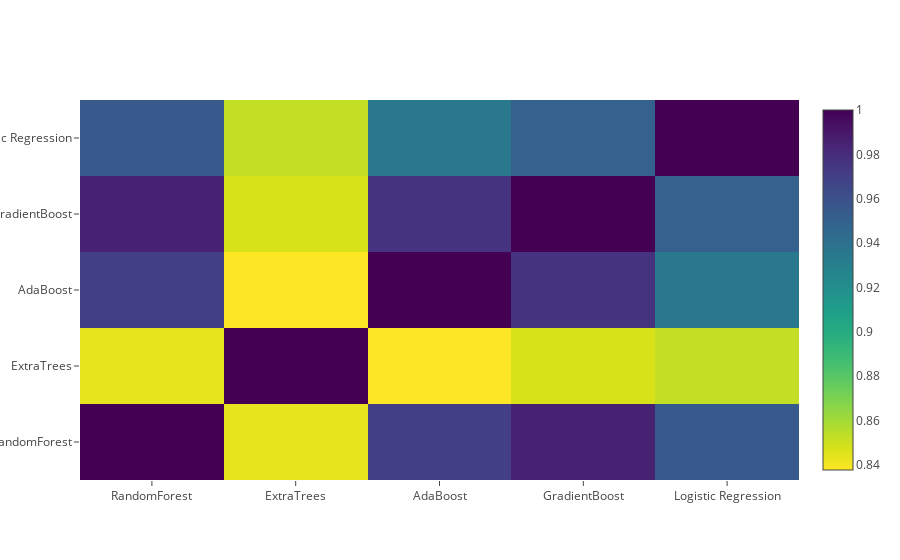

The code cell stored with this chart in its notebook:
### Markdown cell above
### Correlation Heatmap of the Second Level Training set

### Code cell
data = [
    go.Heatmap(
        z= base_predictions_train.astype(float).corr().values ,
        x=base_predictions_train.columns.values,
        y= base_predictions_train.columns.values,
          colorscale='Viridis',
            showscale=True,
            reversescale = True
    )
]
py.iplot(data, filename='labelled-heatmap')

### Figure 1 — Plotly figure (JSON) as saved in the notebook; plotly's stock layout.template omitted (floating-point values rounded to 4 significant figures)
{"data": [{"colorscale": "Viridis", "reversescale": true, "showscale": true, "type": "heatmap", "uid": "32499365-0263-4380-a3b7-bab0f0dade9d", "x": ["RandomForest", "ExtraTrees", "AdaBoost", "GradientBoost", "Logistic Regression"], "y": ["RandomForest", "ExtraTrees", "AdaBoost", "GradientBoost", "Logistic Regression"], "z": [[1, 0.8434, 0.9699, 0.9849, 0.9548], [0.8434, 1, 0.8378, 0.8475, 0.8526], [0.9699, 0.8378, 1, 0.9763, 0.9353], [0.9849, 0.8475, 0.9763, 1, 0.9505], [0.9548, 0.8526, 0.9353, 0.9505, 1]]}], "layout": {}}
